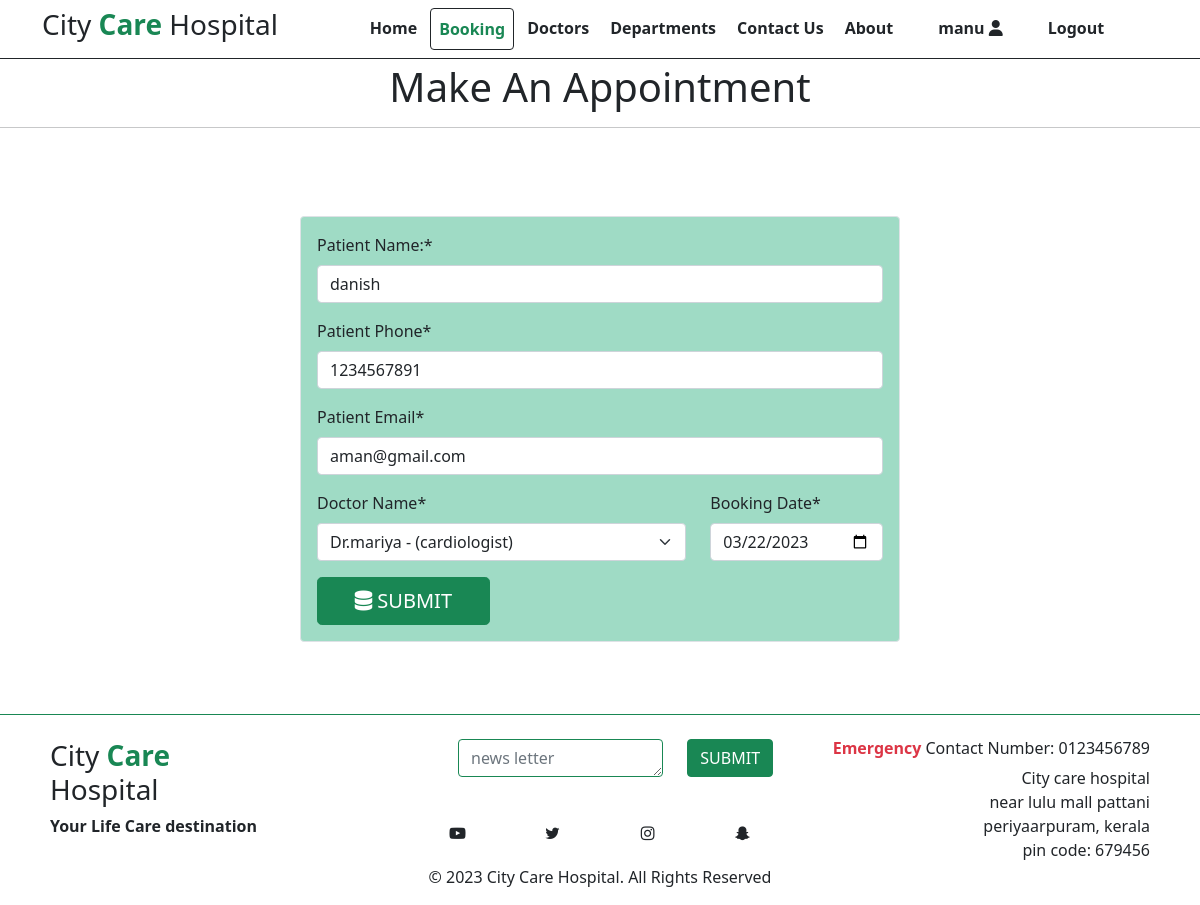
/59/ (signed in), run on the app's committed database.
### Hos_app/models.py (models this page shows)
class Booking(models.Model):
    p_name = models.CharField(max_length=255)
    p_phone = models.CharField(max_length=10)
    p_email = models.EmailField()
    doc_name = models.ForeignKey(Doctors, on_delete= models.CASCADE)
    Booking_date = models.DateField()
    Booked_on = models.DateField(auto_now=True)

class Doctors(models.Model):
    doc_name = models.CharField(max_length=255)
    doc_spec = models.CharField(max_length=255)
    dep_name = models.ForeignKey(Departments, on_delete=models.CASCADE)
    doc_image = models.ImageField(upload_to='doctors')
    def __str__(self):
        return 'Dr.' + self.doc_name + ' - (' + self.doc_spec + ')'

### Hos_app/views.py (the view, shortened to what this page needs)
# urls.py: path('<int:id>/', views.booking, name='booking_update'),
@login_required
def booking(request,id=0):
    if request.method == "GET":
        if id == 0:
            form = BookingForm()
        else:
            booking = Booking.objects.get(pk=id)
            form = BookingForm(instance=booking)
        return render(request,"booking.html", {'form':form})

### Hos_app/forms.py
class BookingForm(forms.ModelForm):
    class Meta:
        model = Booking
        fields = '__all__'
        widgets = {
            'Booking_date':DateInput()
        }
        labels = {
            'p_name':'Patient Name:',
            'p_phone':'Patient Phone',
            'p_email':'Patient Email',
            'doc_name':'Doctor Name',
            'Booking_date':'Booking Date',
        }

### templates/booking.html (shortened to what this page needs)
{% extends 'base.html' %}
{% load crispy_forms_tags %}
{% block nav2 %}
<li class="nav-item">
  <a class="nav-link p-2 mb-0 bg-white text-success active border border-dark rounded" href="{% url 'booking' %}">Booking</a>
</li>
{% endblock nav2 %}
{% block content %}
  <h1 class="text-center m-1">Make An Appointment</h1>
  <hr>
<br>
  <br>
  <br>
<div class="container w-50 p-3 my-20 border rounded mb-4" style="background-color:hsl(158, 45%, 74%);">
  <form action="" method="POST" autocomplete="off" class="fw-semibold">
    {{form.p_name|as_crispy_field}}
    {{form.p_phone|as_crispy_field}}
    {{form.p_email|as_crispy_field}}
        <div class="row">
            <div class="col-md-8">
                {{form.doc_name|as_crispy_field}}
            </div>
            <div class="col-md-4">
                {{form.Booking_date|as_crispy_field}}
            </div>
        </div>
        <div class="row">
            <div class="col-md-4">
                <button type="submit" class="btn btn-success btn-lg col-md-12  d-md-block"><i class="fa-solid fa-database"></i> SUBMIT</button>
            </div>
        </div>
  </form>
</div>
<br>
<br>
{% endblock content %}

### templates/base.html (shortened to what this page needs)
{% load static %}
<!DOCTYPE html>
<html>
  <head>
    <link rel="stylesheet"
      href=" https://cdn.jsdelivr.net/npm/bootstrap@5.1.3/dist/css/bootstrap.min.css ">
      <link rel="stylesheet" href="https://cdnjs.cloudflare.com/ajax/libs/font-awesome/6.3.0/css/all.min.css"
/>
      <link rel="stylesheet" href="https://cdnjs.cloudflare.com/ajax/libs/font-awesome/4.7.0/css/font-awesome.min.css">
      <link rel="stylesheet" href="{% static '/css/main.css'%}">
  </head>
  <body>
  {% block nav %}
    <nav class="navbar bg-white  navbar-expand-md sticky-top border-bottom border-dark">
      <div class="container">
        <div class="col-3 text-left pl-md-0">
          <h3 class="text-dark"> City <b class="text-success">Care</b> Hospital </h3>
        </div>
        <div class="collapse navbar-collapse justify-content-center col-md-8 navbar-collapse-3">
          <ul class="navbar-nav justify-content-center  fw-bold" style="gap: 5px;">
            {% block nav1 %}
            <li class="nav-item active">
              <a class="nav-link text-dark active" href="{% url 'index' %}">Home </a>
            </li>
            {% endblock nav1 %}
            {% block nav2 %}{% endblock nav2 %}
            {% block nav3 %}
            <li class="nav-item">
              <a class="nav-link text-dark" href="{% url 'doctors' %}">Doctors</a>
            </li>
            {% endblock nav3 %}
            {% block nav4 %}
			      <li class="nav-item">
              <a class="nav-link text-dark" href="{% url 'department' %}">Departments</a>
            </li>
            {% endblock nav4 %}
            {% block nav5 %}
            <li class="nav-item">
              <a class="nav-link text-dark" href="#contacts">Contact Us</a>
            </li>
            {% endblock nav5 %}
            {% block nav6 %}
            <li class="nav-item">
              <a class="nav-link text-dark" href="{% url 'about' %}">About</a>
            </li>
            {% endblock nav6 %}
            {% if user.is_authenticated %}
            <li class="nav-item ms-4">
              <a class="nav-link text-dark" href="{% url 'profile' user.username %}">{{user.username}} <i class="fas fa-user"></i></a>
            </li>
            <li class="nav-item ms-4">
              <a class="nav-link text-dark" href="{% url 'logout' %}">Logout</a>
            </li>
            {% endif %}
          </ul>
        </div>
      </div>
    </nav>
    {% endblock nav %}
    {% block content %}
    {% endblock content %}
	{% block footer %}
    <section class="" id="contacts">
      <footer class="pt-3 pb-2  bg-white text-dark border-top border-success">
        <div class="container d-flex bd-highlight">
          <div class="p-2 col-12 col-md-4 bd-highlight text-start">
            <h3 class="text-dark"> City <b class="text-success">Care</b><br> Hospital </h3>
            <p><b>Your Life Care destination</b></p>
          </div>
          <div class="p-2 col-12 col-md-4 bd-highlight border-dark text-center">
            <form action="#" class="d-inline">
              <div class="row ms-4">
                <div class="col-8">
                  <textarea name="" cols="12" rows="1" class="form-control border border-success" placeholder="news letter"></textarea>
                </div>
                <div class="col-2">
                <button type="submit" class="btn btn-success">SUBMIT
                </button>
                </div>
              </div>
            </form>
            <br>
            <br>
            <div class="row">
              <i class="fa fa-youtube-play col-3" aria-hidden="true"></i>
              <i class="fa fa-twitter col-3" aria-hidden="true"></i>
              <i class="fa fa-instagram col-3" aria-hidden="true"></i>
              <i class="fa fa-snapchat-ghost col-3" aria-hidden="true"></i>
            </div>
            <br>
            © 2023 City Care Hospital. All Rights Reserved
          </div>
          <div class="p-2 col-12 col-md-4 bd-highlight border-dark text-end">
            <h6><b class="text-danger">Emergency</b> Contact Number: 0123456789</h6>
            <p>City care hospital<br>
              near lulu mall pattani<br>
              periyaarpuram, kerala<br>
              pin code: 679456
            </p>
          </div>
        </div>
      </footer>
    </section>
    {% endblock  %}
  </body>
</html>

### data on the page
Booking: p_name "danish", p_phone "1234567891", p_email "aman@gmail.com", Booking_date "03/22/2023"
Doctors: doc_name "Dr.mariya - (cardiologist)"

### other printed values
{{ user.username }} "manu"
